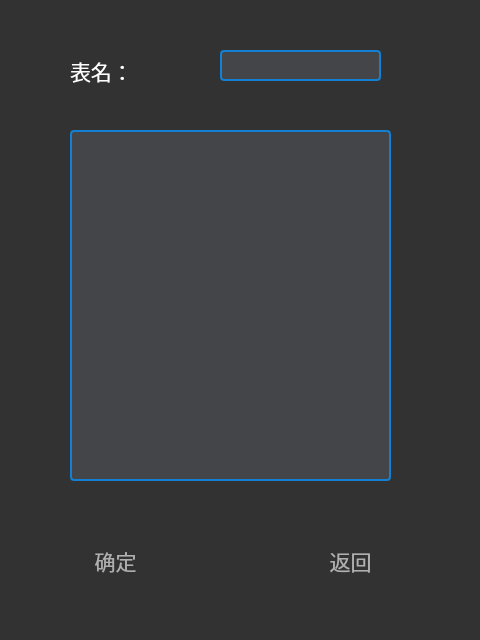
<?xml version="1.0" encoding="UTF-8"?>
<ui version="4.0">
 <class>CreateTableW</class>
 <widget class="QWidget" name="CreateTableW">
  <property name="geometry">
   <rect>
    <x>0</x>
    <y>0</y>
    <width>480</width>
    <height>640</height>
   </rect>
  </property>
  <property name="windowTitle">
   <string>Form</string>
  </property>
  <property name="styleSheet">
   <string notr="true">background: rgb(50, 50, 50);</string>
  </property>
  <widget class="QTextEdit" name="textEdit">
   <property name="geometry">
    <rect>
     <x>70</x>
     <y>130</y>
     <width>321</width>
     <height>351</height>
    </rect>
   </property>
   <property name="styleSheet">
    <string notr="true">background: rgb(68, 69, 73);
border-radius:4px;
border:2px solid rgb(20, 128, 211);
color: white;
</string>
   </property>
  </widget>
  <widget class="QLineEdit" name="lineEdit">
   <property name="geometry">
    <rect>
     <x>220</x>
     <y>50</y>
     <width>161</width>
     <height>31</height>
    </rect>
   </property>
   <property name="styleSheet">
    <string notr="true">background: rgb(68, 69, 73);
border-radius:4px;
border:2px solid rgb(20, 128, 211);
color: white;
</string>
   </property>
  </widget>
  <widget class="QLabel" name="label">
   <property name="geometry">
    <rect>
     <x>70</x>
     <y>40</y>
     <width>131</width>
     <height>61</height>
    </rect>
   </property>
   <property name="font">
    <font>
     <family>幼圆</family>
     <pointsize>16</pointsize>
     <bold>false</bold>
    </font>
   </property>
   <property name="styleSheet">
    <string notr="true">color: rgb(255, 255, 255);</string>
   </property>
   <property name="text">
    <string>表名：</string>
   </property>
  </widget>
  <widget class="QPushButton" name="pushButton">
   <property name="geometry">
    <rect>
     <x>60</x>
     <y>530</y>
     <width>111</width>
     <height>61</height>
    </rect>
   </property>
   <property name="font">
    <font>
     <family>幼圆</family>
     <pointsize>16</pointsize>
    </font>
   </property>
   <property name="styleSheet">
    <string notr="true">border: none;
        color: rgb(175, 175, 175);
        background: transparent;
        padding: 10px;
        qproperty-icon: url(:/Black/nscc);
        qproperty-iconSize: 32px 32px;
        qproperty-toolButtonStyle: ToolButtonTextUnderIcon;
</string>
   </property>
   <property name="text">
    <string>确定</string>
   </property>
  </widget>
  <widget class="QPushButton" name="pushButton_2">
   <property name="geometry">
    <rect>
     <x>300</x>
     <y>530</y>
     <width>101</width>
     <height>61</height>
    </rect>
   </property>
   <property name="font">
    <font>
     <family>幼圆</family>
     <pointsize>16</pointsize>
    </font>
   </property>
   <property name="styleSheet">
    <string notr="true">border: none;
        color: rgb(175, 175, 175);
        background: transparent;
        padding: 10px;
        qproperty-icon: url(:/Black/nscc);
        qproperty-iconSize: 32px 32px;
        qproperty-toolButtonStyle: ToolButtonTextUnderIcon;
</string>
   </property>
   <property name="text">
    <string>返回</string>
   </property>
  </widget>
 </widget>
 <resources/>
 <connections/>
</ui>
